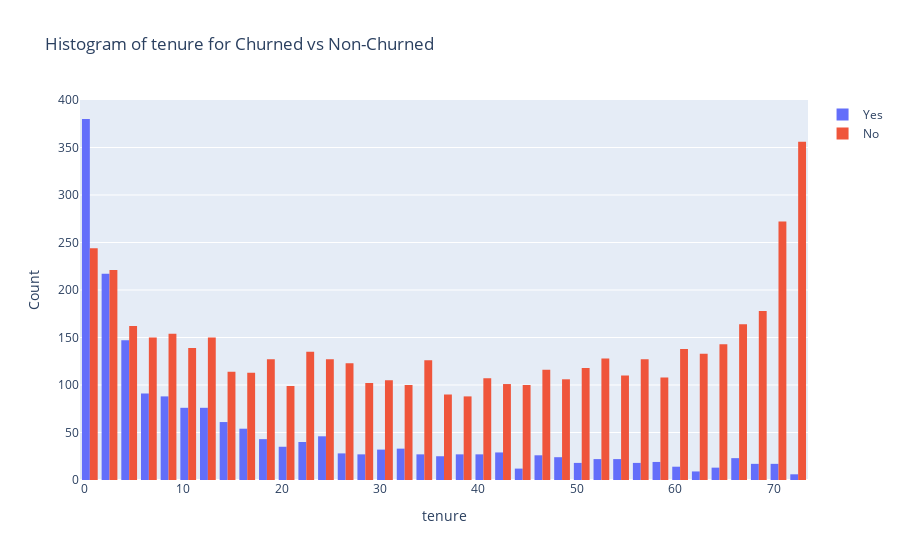
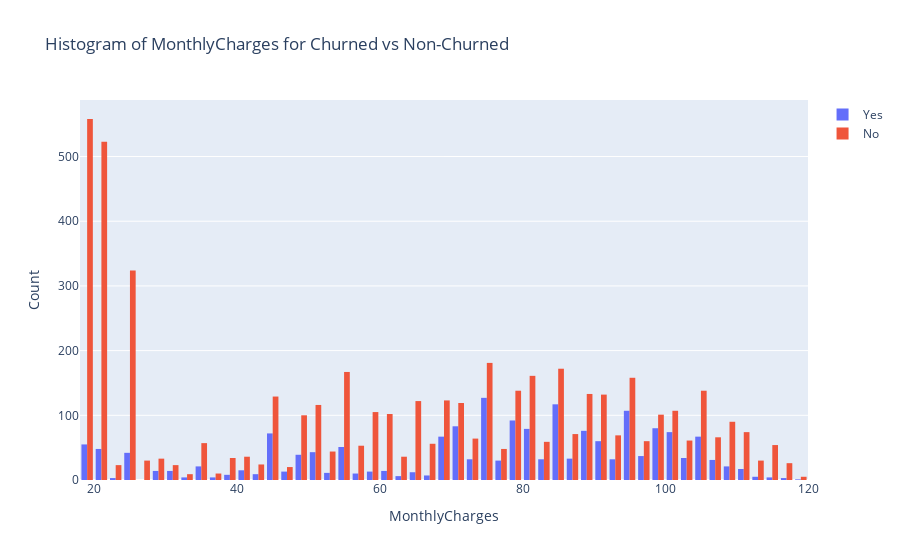
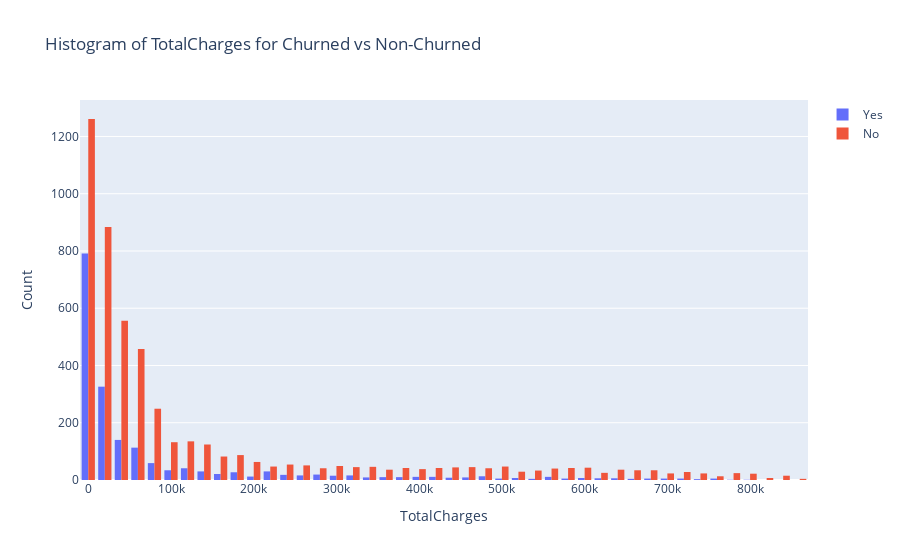

These figures' notebook cell, in order:
### Code cell
import plotly.graph_objects as go

# Assuming 'churn' is a column indicating churn status ("Yes" or "No")
# Assuming 'num_col' is a list of numerical columns

for col in num_col:
    fig = go.Figure()
    for churn_status in ['Yes', 'No']:
        fig.add_trace(go.Histogram(x=telco_df[telco_df['Churn'] == churn_status][col], name=churn_status))

    fig.update_layout(
        title=f'Histogram of {col} for Churned vs Non-Churned',
        xaxis_title=col,
        yaxis_title='Count'
    )
    fig.show()
    
pio.write_image(fig, 'histogram1.png')

### Figure 1 — Plotly figure (JSON) as saved in the notebook; plotly's stock layout.template omitted (floating-point values rounded to 4 significant figures; data arrays with more than 128 entries replaced by an {"elided": "..."} marker saying what was removed)
{"data": [{"name": "Yes", "type": "histogram", "x": {"elided": "1869 int values"}}, {"name": "No", "type": "histogram", "x": {"elided": "5174 int values"}}], "layout": {"title": {"text": "Histogram of tenure for Churned vs Non-Churned"}, "xaxis": {"title": {"text": "tenure"}}, "yaxis": {"title": {"text": "Count"}}}}

### Figure 2 — Plotly figure (JSON) as saved in the notebook; plotly's stock layout.template omitted (floating-point values rounded to 4 significant figures; data arrays with more than 128 entries replaced by an {"elided": "..."} marker saying what was removed)
{"data": [{"name": "Yes", "type": "histogram", "x": {"elided": "1869 float values"}}, {"name": "No", "type": "histogram", "x": {"elided": "5174 float values"}}], "layout": {"title": {"text": "Histogram of MonthlyCharges for Churned vs Non-Churned"}, "xaxis": {"title": {"text": "MonthlyCharges"}}, "yaxis": {"title": {"text": "Count"}}}}

### Figure 3 — Plotly figure (JSON) as saved in the notebook; plotly's stock layout.template omitted (floating-point values rounded to 4 significant figures; data arrays with more than 128 entries replaced by an {"elided": "..."} marker saying what was removed)
{"data": [{"name": "Yes", "type": "histogram", "x": {"elided": "1869 int values"}}, {"name": "No", "type": "histogram", "x": {"elided": "5174 float values"}}], "layout": {"title": {"text": "Histogram of TotalCharges for Churned vs Non-Churned"}, "xaxis": {"title": {"text": "TotalCharges"}}, "yaxis": {"title": {"text": "Count"}}}}
